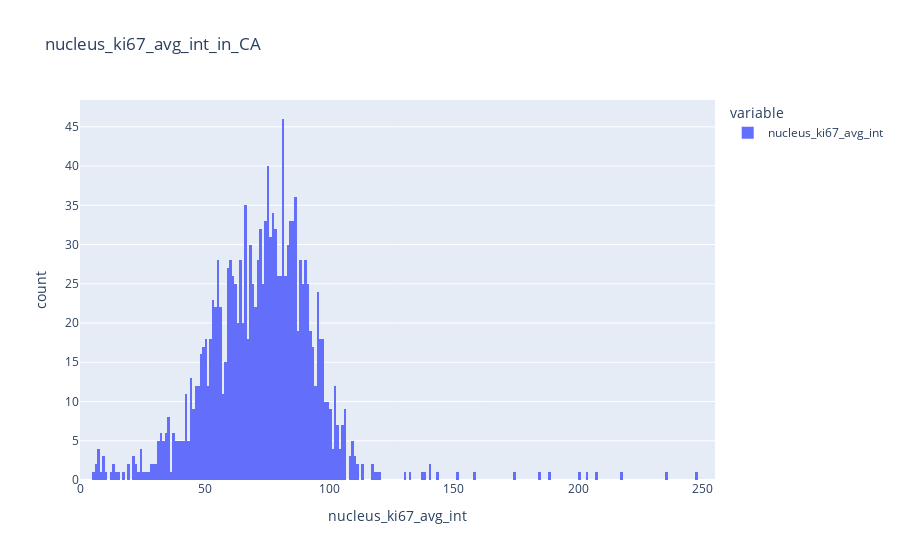
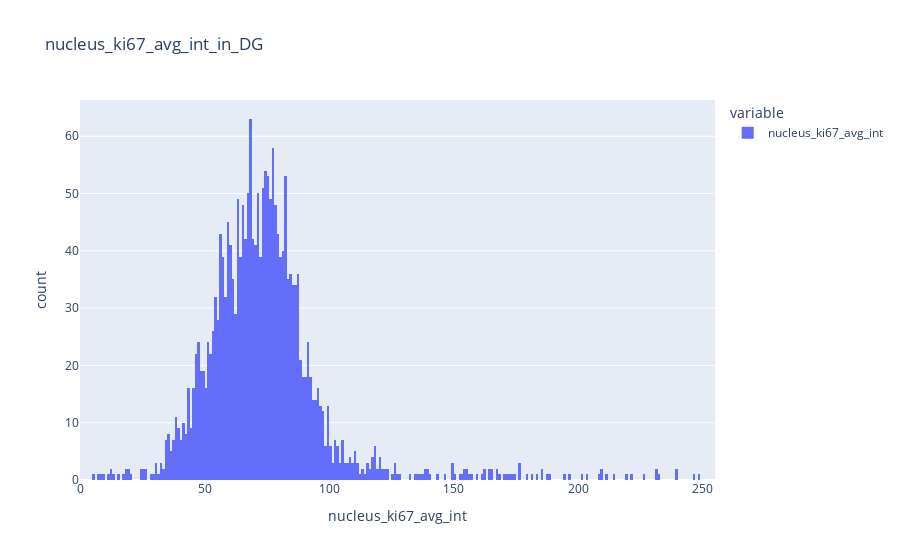
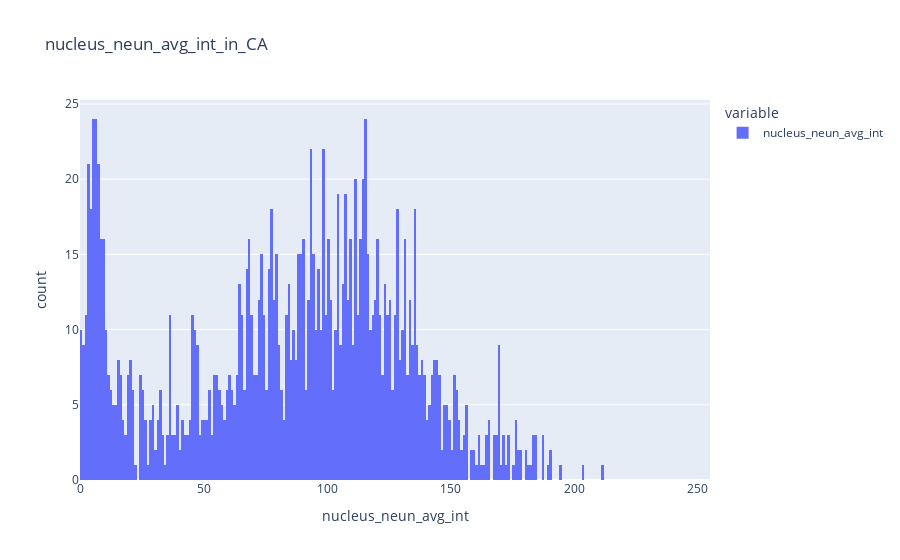
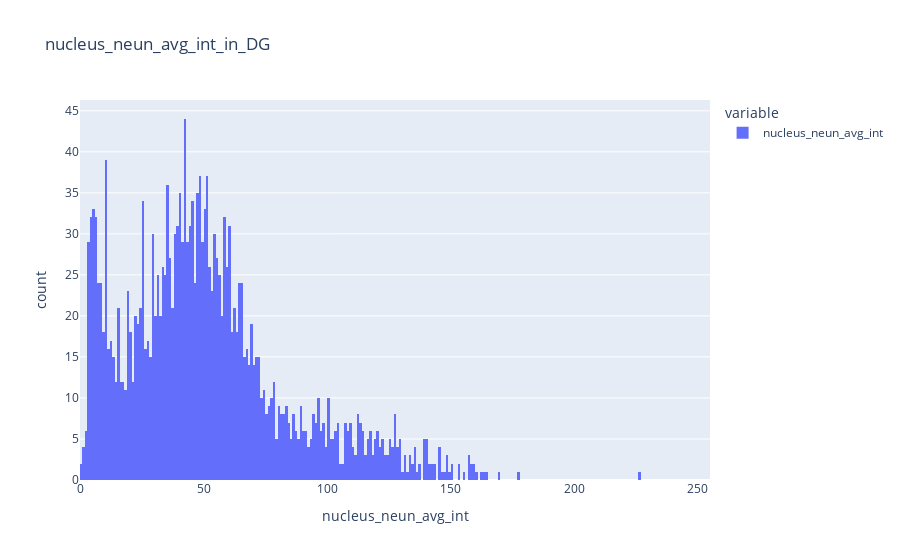

Source (notebook cell) for these figures, in order:
### Markdown cell above
<h3>Plot average intensities</h3>

### Code cell
# Select all column names in 'final_df' that contain the substring 'avg_int'
avg_int_columns = [col for col in final_df.columns if 'avg_int' in col]

# Loop over all extracted channel average intensities
for column_name in avg_int_columns:

    # Plot the average_intensity distribution in order to make an informed decision on the threshold
    for roi_name in roi_names:

        # Filter rows in final_df where ROI matches roi_name 
        filtered_df = final_df[(final_df["ROI"] == roi_name)]

        # Get the values of the 'label' column in filtered_df as a list
        avg_int_values = filtered_df[column_name]

        # Plot a histogram with 256 bins and a title indicating the column and ROI
        fig = px.histogram(avg_int_values, nbins=256, 
                           title=f"{column_name}_in_{roi_name}",
                           labels={'value': column_name, 'count': 'Frequency'},
                           range_x=[0, 255])
        
        # Show the plot
        fig.show()

### Figure 1 — Plotly figure (JSON) as saved in the notebook; plotly's stock layout.template omitted (floating-point values rounded to 4 significant figures; data arrays with more than 128 entries replaced by an {"elided": "..."} marker saying what was removed)
{"data": [{"alignmentgroup": "True", "bingroup": "x", "hovertemplate": "variable=nucleus_ki67_avg_int<br>nucleus_ki67_avg_int=%{x}<br>count=%{y}<extra></extra>", "legendgroup": "nucleus_ki67_avg_int", "marker": {"color": "#636efa", "pattern": {"shape": ""}}, "name": "nucleus_ki67_avg_int", "nbinsx": 256, "offsetgroup": "nucleus_ki67_avg_int", "orientation": "v", "showlegend": true, "type": "histogram", "x": {"elided": "1518 float values"}, "xaxis": "x", "yaxis": "y"}], "layout": {"barmode": "relative", "legend": {"title": {"text": "variable"}, "tracegroupgap": 0}, "title": {"text": "nucleus_ki67_avg_int_in_CA"}, "xaxis": {"anchor": "y", "domain": [0, 1], "range": [0, 255], "title": {"text": "nucleus_ki67_avg_int"}}, "yaxis": {"anchor": "x", "domain": [0, 1], "title": {"text": "count"}}}}

### Figure 2 — Plotly figure (JSON) as saved in the notebook; plotly's stock layout.template omitted (floating-point values rounded to 4 significant figures; data arrays with more than 128 entries replaced by an {"elided": "..."} marker saying what was removed)
{"data": [{"alignmentgroup": "True", "bingroup": "x", "hovertemplate": "variable=nucleus_ki67_avg_int<br>nucleus_ki67_avg_int=%{x}<br>count=%{y}<extra></extra>", "legendgroup": "nucleus_ki67_avg_int", "marker": {"color": "#636efa", "pattern": {"shape": ""}}, "name": "nucleus_ki67_avg_int", "nbinsx": 256, "offsetgroup": "nucleus_ki67_avg_int", "orientation": "v", "showlegend": true, "type": "histogram", "x": {"elided": "2113 float values"}, "xaxis": "x", "yaxis": "y"}], "layout": {"barmode": "relative", "legend": {"title": {"text": "variable"}, "tracegroupgap": 0}, "title": {"text": "nucleus_ki67_avg_int_in_DG"}, "xaxis": {"anchor": "y", "domain": [0, 1], "range": [0, 255], "title": {"text": "nucleus_ki67_avg_int"}}, "yaxis": {"anchor": "x", "domain": [0, 1], "title": {"text": "count"}}}}

### Figure 3 — Plotly figure (JSON) as saved in the notebook; plotly's stock layout.template omitted (floating-point values rounded to 4 significant figures; data arrays with more than 128 entries replaced by an {"elided": "..."} marker saying what was removed)
{"data": [{"alignmentgroup": "True", "bingroup": "x", "hovertemplate": "variable=nucleus_neun_avg_int<br>nucleus_neun_avg_int=%{x}<br>count=%{y}<extra></extra>", "legendgroup": "nucleus_neun_avg_int", "marker": {"color": "#636efa", "pattern": {"shape": ""}}, "name": "nucleus_neun_avg_int", "nbinsx": 256, "offsetgroup": "nucleus_neun_avg_int", "orientation": "v", "showlegend": true, "type": "histogram", "x": {"elided": "1518 float values"}, "xaxis": "x", "yaxis": "y"}], "layout": {"barmode": "relative", "legend": {"title": {"text": "variable"}, "tracegroupgap": 0}, "title": {"text": "nucleus_neun_avg_int_in_CA"}, "xaxis": {"anchor": "y", "domain": [0, 1], "range": [0, 255], "title": {"text": "nucleus_neun_avg_int"}}, "yaxis": {"anchor": "x", "domain": [0, 1], "title": {"text": "count"}}}}

### Figure 4 — Plotly figure (JSON) as saved in the notebook; plotly's stock layout.template omitted (floating-point values rounded to 4 significant figures; data arrays with more than 128 entries replaced by an {"elided": "..."} marker saying what was removed)
{"data": [{"alignmentgroup": "True", "bingroup": "x", "hovertemplate": "variable=nucleus_neun_avg_int<br>nucleus_neun_avg_int=%{x}<br>count=%{y}<extra></extra>", "legendgroup": "nucleus_neun_avg_int", "marker": {"color": "#636efa", "pattern": {"shape": ""}}, "name": "nucleus_neun_avg_int", "nbinsx": 256, "offsetgroup": "nucleus_neun_avg_int", "orientation": "v", "showlegend": true, "type": "histogram", "x": {"elided": "2113 float values"}, "xaxis": "x", "yaxis": "y"}], "layout": {"barmode": "relative", "legend": {"title": {"text": "variable"}, "tracegroupgap": 0}, "title": {"text": "nucleus_neun_avg_int_in_DG"}, "xaxis": {"anchor": "y", "domain": [0, 1], "range": [0, 255], "title": {"text": "nucleus_neun_avg_int"}}, "yaxis": {"anchor": "x", "domain": [0, 1], "title": {"text": "count"}}}}
